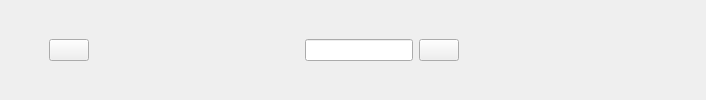
        <widget class="QWidget" name="widget" native="true">
         <layout class="QHBoxLayout" name="horizontalLayout_4">
          <item>
           <widget class="QPushButton" name="menu">
            <property name="styleSheet">
             <string notr="true">border:none;</string>
            </property>
            <property name="text">
             <string/>
            </property>
            <property name="icon">
             <iconset resource="resources.qrc">
              <normaloff>:/images/menu.png</normaloff>:/images/menu.png</iconset>
            </property>
            <property name="checkable">
             <bool>true</bool>
            </property>
           </widget>
          </item>
          <item>
           <widget class="QPushButton" name="acc">
            <property name="text">
             <string/>
            </property>
            <property name="icon">
             <iconset resource="resources.qrc">
              <normaloff>:/images/acceu.png</normaloff>:/images/acceu.png</iconset>
            </property>
            <property name="checkable">
             <bool>true</bool>
            </property>
            <property name="autoExclusive">
             <bool>true</bool>
            </property>
           </widget>
          </item>
          <item>
           <spacer name="horizontalSpacer_2">
            <property name="orientation">
             <enum>Qt::Horizontal</enum>
            </property>
            <property name="sizeHint" stdset="0">
             <size>
              <width>210</width>
              <height>20</height>
             </size>
            </property>
           </spacer>
          </item>
          <item>
           <layout class="QHBoxLayout" name="horizontalLayout">
            <item>
             <widget class="QLineEdit" name="lineEdit"/>
            </item>
            <item>
             <widget class="QPushButton" name="pushButton_16">
              <property name="text">
               <string/>
              </property>
              <property name="icon">
               <iconset resource="resources.qrc">
                <normaloff>:/images/search.png</normaloff>:/images/search.png</iconset>
              </property>
             </widget>
            </item>
           </layout>
          </item>
          <item>
           <spacer name="horizontalSpacer">
            <property name="orientation">
             <enum>Qt::Horizontal</enum>
            </property>
            <property name="sizeHint" stdset="0">
             <size>
              <width>210</width>
              <height>20</height>
             </size>
            </property>
           </spacer>
          </item>
          <item>
           <widget class="QPushButton" name="p">
            <property name="minimumSize">
             <size>
              <width>20</width>
              <height>20</height>
             </size>
            </property>
            <property name="maximumSize">
             <size>
              <width>20</width>
              <height>20</height>
             </size>
            </property>
            <property name="styleSheet">
             <string notr="true">border:none;</string>
            </property>
            <property name="text">
             <string/>
            </property>
            <property name="icon">
             <iconset resource="resources.qrc">
              <normaloff>:/images/image.png</normaloff>:/images/image.png</iconset>
            </property>
            <property name="checkable">
             <bool>true</bool>
            </property>
            <property name="autoExclusive">
             <bool>true</bool>
            </property>
           </widget>
          </item>
         </layout>
        </widget>
